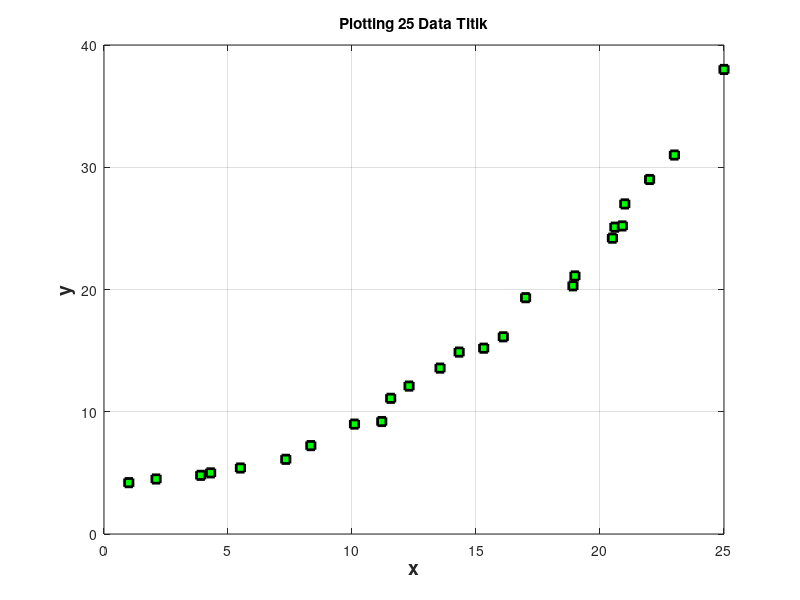
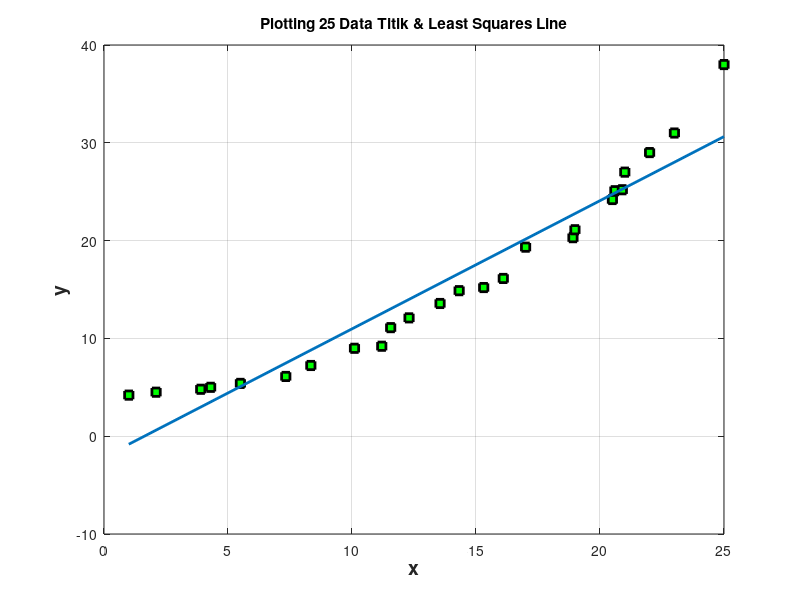
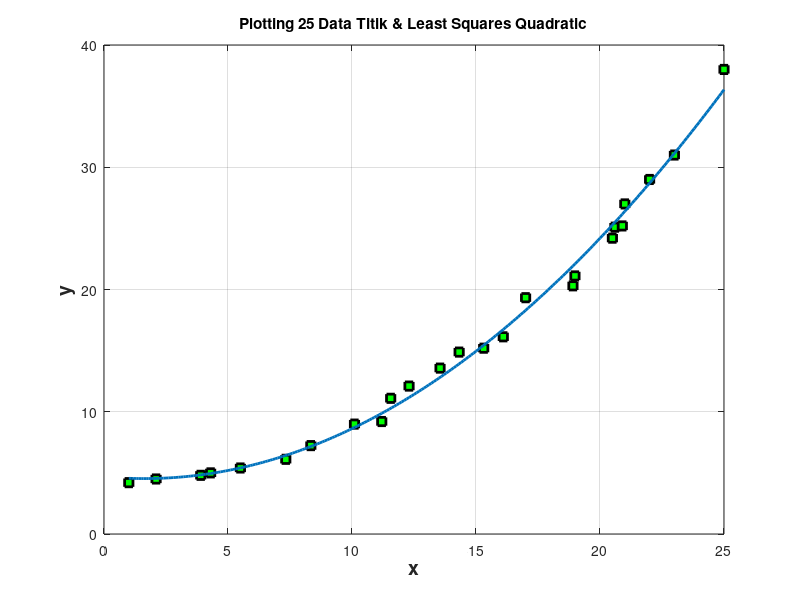
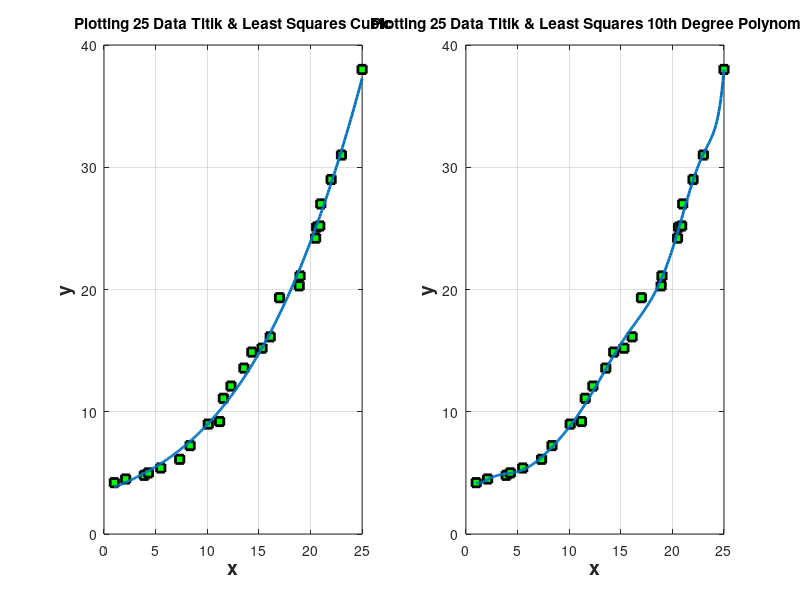

These charts were generated, in order, by the following MATLAB code:
clear all; close all; clc;

%% Least Squares Line
% 25 data titik
x = [1 2.1 3.9 4.3 5.5 7.33 8.34 10.1 11.2 11.56 12.3 13.55 14.32 15.31 16.1 17 18.91 18.99 20.5 20.6 20.9 21 22 23 25];
y = [4.2 4.5 4.8 5 5.4 6.11 7.23 8.99 9.2 11.1 12.1 13.57 14.88 15.2 16.13 19.33 20.3 21.11 24.2 25.1 25.2 27 29 31 38];

% plot
figure(1);
plot ( x, y, 'rs', 'LineWidth', 2, 'MarkerEdgeColor', 'k', 'MarkerFaceColor', 'g', 'MarkerSize', 6);
xlabel ('x','fontweight','bold','fontsize',14);
ylabel ('y','fontweight','bold','fontsize',14);
title ('Plotting 25 Data Titik');
grid on;
hold on;

% membuat matriks A
A = [x',ones(25,1)];

b = y';
c1 = A\b;
r1 = norm(b-A*c1);

% plot garis least squares
figure(2)
plot ( x, y, 'rs', 'LineWidth', 2, 'MarkerEdgeColor', 'k', 'MarkerFaceColor', 'g', 'MarkerSize', 6);
xlabel ('x','fontweight','bold','fontsize',14);
ylabel ('y','fontweight','bold','fontsize',14);
title ('Plotting 25 Data Titik & Least Squares Line');
hold on;
xplot1 = 1:24:25;
yplot1 = xplot1*c1(1)+c1(2);
plot(xplot1, yplot1, 'LineWidth', 2);
grid on;

%% Least Squares Quadratic
B = [x'.^2,x',ones(25,1)];
c2 = B\y';
r2 = norm(y' - B*c2);

figure(3)
xplot2=1:.1:25;
yplot2=(xplot2.^2)*c2(1)+xplot2*c2(2)+c2(3);
plot ( x, y, 'rs', 'LineWidth', 2, 'MarkerEdgeColor', 'k', 'MarkerFaceColor', 'g', 'MarkerSize', 6);
hold on;
plot(xplot2, yplot2, 'LineWidth', 2);
xlabel ('x','fontweight','bold','fontsize',14);
ylabel ('y','fontweight','bold','fontsize',14);
title ('Plotting 25 Data Titik & Least Squares Quadratic');
grid on;

%% Least Squares Cubic
C = [x'.^3,x'.^2,x',ones(25,1)];
D = [x'.^10,x'.^9,x'.^8,x'.^7,x'.^6,x'.^5,x'.^4,x'.^3,x'.^2,x',ones(25,1)];
c3 = C\y';
c4 = D\y';
r3 = norm(y'-C*c3);
r4 = norm(y'-D*c4);

figure(4);
xplot3=1:.1:25;
yplot3=(xplot3.^3)*c3(1)+(xplot3.^2)*c3(2)+xplot3*c3(3)+c3(4);

xplot4=1:.1:25;
yplot4=(xplot4.^10)*c4(1)+(xplot4.^9)*c4(2)+(xplot4.^8)*c4(3)+(xplot4.^7)*c4(4)+(xplot4.^6)*c4(5)+(xplot4.^5)*c4(6)+(xplot4.^4)*c4(7)+(xplot4.^3)*c4(8)+(xplot4.^2)*c4(9)+xplot4*c4(10)+c4(11);

subplot(121);
plot ( x, y, 'rs', 'LineWidth', 2, 'MarkerEdgeColor', 'k', 'MarkerFaceColor', 'g', 'MarkerSize', 6);
xlabel ('x','fontweight','bold','fontsize',14);
ylabel ('y','fontweight','bold','fontsize',14);
grid on;
hold on;
title ('Plotting 25 Data Titik & Least Squares Cubic');
plot(xplot3, yplot3,'LineWidth', 2);

subplot(122);
plot ( x, y, 'rs', 'LineWidth', 2, 'MarkerEdgeColor', 'k', 'MarkerFaceColor', 'g', 'MarkerSize', 6);
xlabel ('x','fontweight','bold','fontsize',14);
ylabel ('y','fontweight','bold','fontsize',14);
title ('Plotting 25 Data Titik & Least Squares 10th Degree Polynomial');
hold on;
plot(xplot4, yplot4,'LineWidth', 2)
grid on;

%% 3D Least Squares Line

z = [4.2 4.5 5.8 5 6.4 6.81 7.23 7.99 8.2 10.1 11.1 12.57 13.88 14.2 14.73 18.33 19.3 20.5 23.1 24.1 25.2 26 28 30 32];

c5 = A\y';
c6 = A\z';
r5 = norm(y' - A*c5);
r6 = norm(z' - A*c6);

xplot5 = 1:24:25; 
yplot5 = xplot5*c5(1)+c5(2);
zplot5 = xplot5*c6(1)+c6(2);

figure(5);
plot3( x, y, z, 'rs', 'LineWidth', 1, 'MarkerEdgeColor', 'k', 'MarkerFaceColor', 'g', 'MarkerSize', 6)
hold on;
plot3(xplot5, yplot5, zplot5, 'LineWidth', 2);
xlabel ('x','fontweight','bold','fontsize',14);
ylabel ('y','fontweight','bold','fontsize',14);
zlabel ('z','fontweight','bold','fontsize',14);
title ('Plotting 3D dari 25 Data Titik dan 3D Least Square Lines');
grid on;

%% 3D Least Squares Quadratic

c7 = B\y';
c8 = B\z';

r7 = norm(y' - B*c7);
r8 = norm(z' - B*c8);

xplot6=1:.1:25;
yplot6=(xplot6.^2)*c7(1)+xplot6*c7(2)+c7(3);
zplot6=(xplot6.^2)*c8(1)+xplot6*c8(2)+c8(3);

figure(6);
plot3( x, y, z, 'rs', 'LineWidth', 1, 'MarkerEdgeColor', 'k', 'MarkerFaceColor', 'g', 'MarkerSize', 6)
hold on;
plot3(xplot6,yplot6,zplot6, 'LineWidth', 2);
xlabel ('x','fontweight','bold','fontsize',14);
ylabel ('y','fontweight','bold','fontsize',14);
zlabel ('z','fontweight','bold','fontsize',14);
grid on;
title ('Plotting 3D dari 25 Data Titik dan 3D Least Square Quadratic');